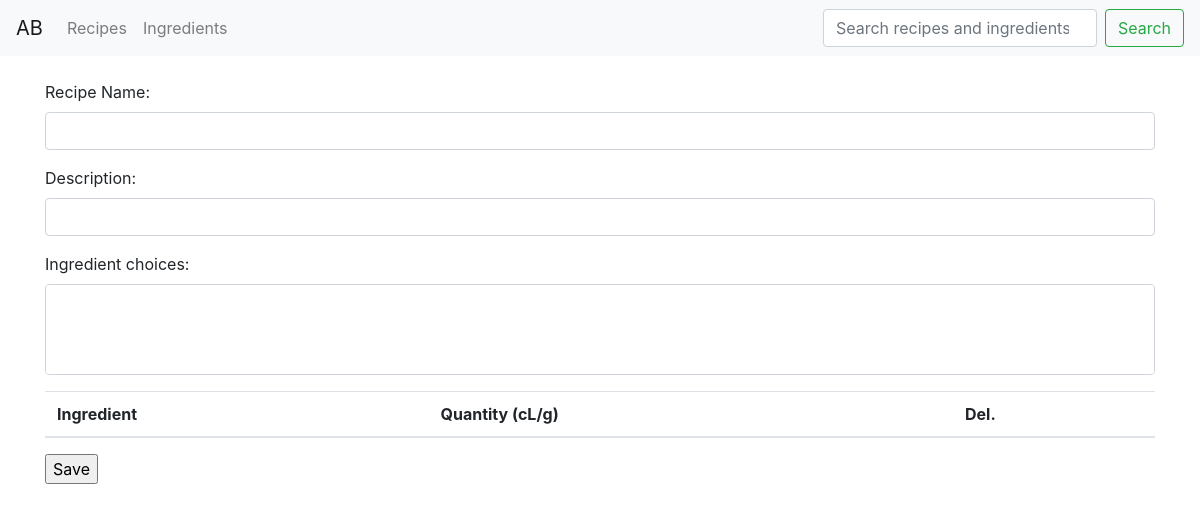
Page /recipe/1/update on the earlier database version.
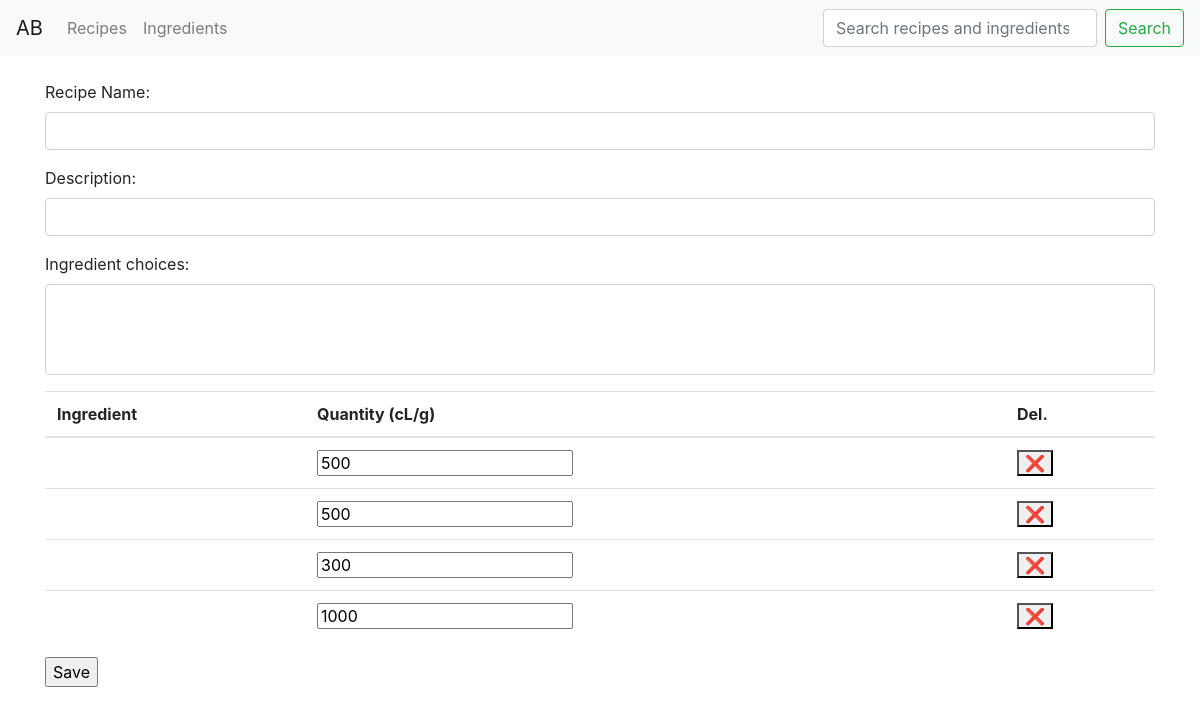
Same page on the later database version.
### apicbase/models.py (models this page shows, shortened)
class Recipe(models.Model):
    name = models.CharField(max_length=100, unique=True)
    desc = models.CharField(max_length=1000)
    ingredients = models.ManyToManyField(RecipeIngredient)

class RecipeIngredient(models.Model):
    ingredient = models.ForeignKey(Ingredient, on_delete=models.CASCADE)
    quantity = models.IntegerField(default=0) #will store in smallest denomination(ie grams/centiliter) and convert later

### apicbase/views/recipe_views.py (the view, shortened to what this page needs)
# urls.py: path('recipe/<int:pk>/update', RecipeUpdate.as_view(), name="recipe-update"),
class RecipeUpdate(UpdateView):
    model = Recipe
    form_class = RecipeForm
    template_name = "recipes/recipe_create_form.html"

### apicbase/models.py
class RecipeForm(ModelForm):
    name = forms.CharField(
        label="Recipe Name",
        max_length=100,
        widget=forms.TextInput(
            attrs={
                'class':'form-control'
            }
        )
    )
    desc = forms.CharField(
        max_length=1000,
        label="Description",
        widget=forms.TextInput(
            attrs={
                'class':'form-control'
            }
        )
    )
    ingredient_choices = forms.ModelMultipleChoiceField(
        queryset=Ingredient.objects.all(),
        widget=forms.SelectMultiple(
            attrs={
                'class':'custom-select'
            }
        ),
        required=False
    )
    class Meta:
        model = Recipe
        fields = ["name", "desc"] #don't use default behavior for ingredients field.  it's special

### apicbase/models.py (called while the page is built)
    def __str__(self):
        return self.name

### apicbase/templates/recipes/recipe_create_form.html (shortened to what this page needs)
{% extends 'base/base.html'%}
{% block content %}
<form id="recipe-form" class="form-group" method="update">
    {% for field in form.visible_fields%}
        <div class="form-group">
            {{ field.label_tag }}
            {{ field }}
        </div>
    {% endfor %}
    <table id="ingredients-list" class="table">
    <thead>
    <tr><th>Ingredient</th><th>Quantity (cL/g)</th><th>Del.</th></tr>
    </thead>
    {% if recipe.ingredients %}
        {% for each in recipe.ingredients.all %}
            <tr class="ingredient-row\">
            <td>{{each.ingredient.name}}</td>
            <td class="ingredient-quantity"><input value="{{each.quantity}}"></input></td>
            <td><button type="button" class="delbutton" >❌</button></td></tr>
        {% endfor %}
    {% endif %}
    </table>
    <input id="formsubmit" type="submit" value="Save">
</form>
{% endblock %}

Differences in the rows shown:
added RecipeIngredient: quantity "500"
added RecipeIngredient: quantity "500"
added RecipeIngredient: quantity "300"
added RecipeIngredient: quantity "1000"
